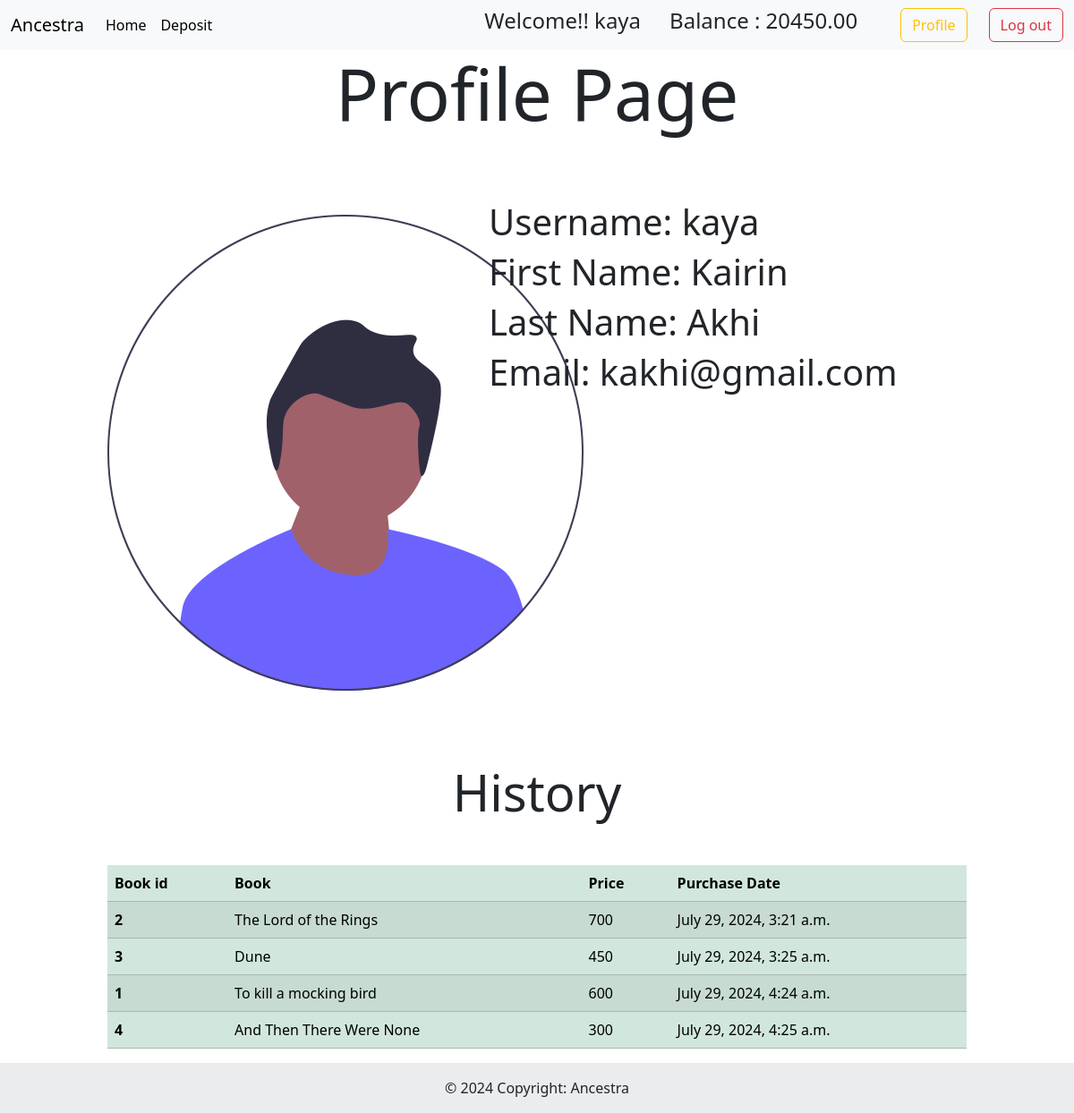
/authorize/profile/ (signed in), run on the app's committed database.
### authenticate/models.py (models this page shows)
class Account(models.Model):
    user = models.OneToOneField(User, on_delete= models.CASCADE)
    balance = models.DecimalField(decimal_places=2, max_digits=8, default=0.00)

### book/models.py (models this page shows, shortened)
class Purchase(models.Model):
    user = models.ForeignKey(User, on_delete=models.CASCADE,related_name='purchases')
    book = models.ForeignKey(Book, on_delete=models.CASCADE)
    date_purchased = models.DateTimeField(auto_now_add=True)

class Book(models.Model):
    title = models.CharField(max_length=100)
    author = models.CharField(max_length=30,null=True,blank=True)
    price = models.IntegerField()
    description = models.CharField(max_length=500)
    category = models.ForeignKey(Category, on_delete=models.CASCADE , null=True, blank = True)
    image = models.ImageField(upload_to='./cores/static/image/',blank=True, null=True )

### authenticate/views.py (the view)
# urls.py: path('profile/', views.profile, name='profile'),
def profile(request):
    current_user = request.user
    book = Purchase.objects.filter(user = current_user)
    return render(request, 'profile.html' , {'books': book, 'user': request.user} )

### authenticate/templates/profile.html (shortened to what this page needs)
{% extends 'base.html' %}
{% load static %}
{% block content %}
<h1 class="display-1 text-center"> Profile Page</h1>
<div class="banner row">
  <div class="image col-5">
    <img src="{% static '\image\profile.png' %}" class="rounded mx-auto d-block profile" alt="profile picture">
  </div>
  <div class="intro col-7 p-5 mt-3">
    <h2 class="display-6">Username: <b>{{user.username}}</b></h2>
    <h2 class="display-6">First Name: <b>{{user.first_name}}</b></h2>
    <h2 class="display-6">Last Name: <b>{{user.last_name}}</b></h2>
    <h2 class="display-6">Email: <b>{{user.email}}</b></h2>
  </div>
</div>
<h1 class="display-4 text-center">History</h1>
<table class="table table-success table-striped mt-5 pt-5 mx-auto" style="width: 80%;">
    <thead>
        <tr>
          <th scope="col">Book id</th>
          <th scope="col">Book</th>
          <th scope="col">Price</th>
          <th scope="col">Purchase Date</th>
        </tr>
      </thead>
      <tbody>
        {% for book in books %}
        <tr>
          <th scope="row">{{book.book.id}}</th>
          <td>{{book.book.title}}</td>
          <td>{{book.book.price}}</td>
          <td>{{book.date_purchased}}</td>
        </tr>
        {% endfor %}
      </tbody>
</table>
{% endblock %}

### cores/templates/navbar.html (shortened to what this page needs)
<nav class="navbar navbar-expand-lg bg-body-tertiary">
    <div class="container-fluid">
      <a class="navbar-brand" href="{% url 'homepage' %}">Ancestra</a>
      <div class="collapse navbar-collapse" id="navbarSupportedContent">
        <ul class="navbar-nav me-auto mb-2 mb-lg-0">
          <li class="nav-item">
            <a class="nav-link active" aria-current="page" href="{% url 'homepage' %}">Home</a>
          </li>
          {% if user.is_authenticated %}
          <li class="nav-item">
            <a class="nav-link active" aria-current="page" href="{% url 'deposit_money' %}">Deposit</a>
          </li>
          {% endif %}
        </ul>
        <div class="d-flex">
          {% if user.is_authenticated %}
            <h4 class="px-2">Welcome!! {{request.user.username}} </h4>
            <h4 class="px-4">Balance : {{request.user.account.balance}} </h4>
          <a href="{% url 'profile' %}" class="btn btn-outline-warning mx-4" type="submit">Profile</a>
          <a href="{% url 'logout' %}" class="btn btn-outline-danger " type="submit">Log out</a>
          {% else %}
          <a href="{% url 'register' %}" class="btn btn-outline-success mx-4" type="submit">Register<a>
          <a href="{% url 'login' %}" class="btn btn-outline-primary" type="submit">Log in</a>
          {% endif %}
        </div>
      </div>
    </div>
  </nav>

### data on the page
Purchase: book.id "2", book "The Lord of the Rings", book.price "700", date_purchased "July 29, 2024, 3:21 a.m."
Purchase: book.id "3", book "Dune", book.price "450", date_purchased "July 29, 2024, 3:25 a.m."
Purchase: book.id "1", book "To kill a mocking bird", book.price "600", date_purchased "July 29, 2024, 4:24 a.m."
Purchase: book.id "4", book "And Then There Were None", book.price "300", date_purchased "July 29, 2024, 4:25 a.m."

### other printed values
{{ request.user.username }} "kaya"
{{ request.user.account.balance }} "20450.00"
{{ user.username }} "kaya"
{{ user.first_name }} "Kairin"
{{ user.last_name }} "Akhi"
{{ user.email }} "kakhi@gmail.com"
